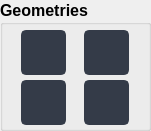
                   <widget class="QGroupBox" name="groupBox">
                    <property name="geometry">
                     <rect>
                      <x>10</x>
                      <y>10</y>
                      <width>151</width>
                      <height>131</height>
                     </rect>
                    </property>
                    <property name="minimumSize">
                     <size>
                      <width>151</width>
                      <height>131</height>
                     </size>
                    </property>
                    <property name="maximumSize">
                     <size>
                      <width>151</width>
                      <height>131</height>
                     </size>
                    </property>
                    <property name="font">
                     <font>
                      <pointsize>12</pointsize>
                      <bold>true</bold>
                     </font>
                    </property>
                    <property name="title">
                     <string notr="true">Geometries</string>
                    </property>
                    <layout class="QGridLayout" name="gridLayout">
                     <property name="leftMargin">
                      <number>2</number>
                     </property>
                     <property name="topMargin">
                      <number>0</number>
                     </property>
                     <property name="rightMargin">
                      <number>2</number>
                     </property>
                     <property name="bottomMargin">
                      <number>2</number>
                     </property>
                     <property name="spacing">
                      <number>2</number>
                     </property>
                     <item row="0" column="0">
                      <widget class="QPushButton" name="btn_create_point">
                       <property name="sizePolicy">
                        <sizepolicy hsizetype="Minimum" vsizetype="Preferred">
                         <horstretch>0</horstretch>
                         <verstretch>0</verstretch>
                        </sizepolicy>
                       </property>
                       <property name="minimumSize">
                        <size>
                         <width>45</width>
                         <height>45</height>
                        </size>
                       </property>
                       <property name="maximumSize">
                        <size>
                         <width>40</width>
                         <height>40</height>
                        </size>
                       </property>
                       <property name="toolTip">
                        <string>Point</string>
                       </property>
                       <property name="styleSheet">
                        <string notr="true">QPushButton {
	border: 2px solid rgb(52, 59, 72);
	border-radius: 5px;	
	background-color: rgb(52, 59, 72);
}
QPushButton:hover {
	background-color: rgb(57, 65, 80);
	border: 2px solid rgb(61, 70, 86);
}
QPushButton:pressed {	
	background-color: rgb(35, 40, 49);
	border: 2px solid rgb(43, 50, 61);
}</string>
                       </property>
                       <property name="text">
                        <string notr="true"/>
                       </property>
                       <property name="icon">
                        <iconset resource="files.qrc">
                         <normaloff>:/icons/icons/point.svg</normaloff>:/icons/icons/point.svg</iconset>
                       </property>
                       <property name="iconSize">
                        <size>
                         <width>45</width>
                         <height>45</height>
                        </size>
                       </property>
                       <attribute name="buttonGroup">
                        <string notr="true">buttonGroup_digitizing_geometric_operation</string>
                       </attribute>
                      </widget>
                     </item>
                     <item row="0" column="1">
                      <widget class="QPushButton" name="btn_create_line">
                       <property name="sizePolicy">
                        <sizepolicy hsizetype="Minimum" vsizetype="Preferred">
                         <horstretch>0</horstretch>
                         <verstretch>0</verstretch>
                        </sizepolicy>
                       </property>
                       <property name="minimumSize">
                        <size>
                         <width>45</width>
                         <height>45</height>
                        </size>
                       </property>
                       <property name="maximumSize">
                        <size>
                         <width>40</width>
                         <height>40</height>
                        </size>
                       </property>
                       <property name="toolTip">
                        <string>LineString</string>
                       </property>
                       <property name="styleSheet">
                        <string notr="true">QPushButton {
	border: 2px solid rgb(52, 59, 72);
	border-radius: 5px;	
	background-color: rgb(52, 59, 72);
}
QPushButton:hover {
	background-color: rgb(57, 65, 80);
	border: 2px solid rgb(61, 70, 86);
}
QPushButton:pressed {	
	background-color: rgb(35, 40, 49);
	border: 2px solid rgb(43, 50, 61);
}</string>
                       </property>
                       <property name="text">
                        <string notr="true"/>
                       </property>
                       <property name="icon">
                        <iconset resource="files.qrc">
                         <normaloff>:/icons/icons/linestring.svg</normaloff>:/icons/icons/linestring.svg</iconset>
                       </property>
                       <property name="iconSize">
                        <size>
                         <width>45</width>
                         <height>45</height>
                        </size>
                       </property>
                       <attribute name="buttonGroup">
                        <string notr="true">buttonGroup_digitizing_geometric_operation</string>
                       </attribute>
                      </widget>
                     </item>
                     <item row="1" column="0">
                      <widget class="QPushButton" name="btn_create_rectangle">
                       <property name="sizePolicy">
                        <sizepolicy hsizetype="Minimum" vsizetype="Preferred">
                         <horstretch>0</horstretch>
                         <verstretch>0</verstretch>
                        </sizepolicy>
                       </property>
                       <property name="minimumSize">
                        <size>
                         <width>45</width>
                         <height>45</height>
                        </size>
                       </property>
                       <property name="maximumSize">
                        <size>
                         <width>40</width>
                         <height>40</height>
                        </size>
                       </property>
                       <property name="toolTip">
                        <string>Rectangle</string>
                       </property>
                       <property name="layoutDirection">
                        <enum>Qt::LayoutDirection::LeftToRight</enum>
                       </property>
                       <property name="styleSheet">
                        <string notr="true">QPushButton {
	border: 2px solid rgb(52, 59, 72);
	border-radius: 5px;	
	background-color: rgb(52, 59, 72);
}
QPushButton:hover {
	background-color: rgb(57, 65, 80);
	border: 2px solid rgb(61, 70, 86);
}
QPushButton:pressed {	
	background-color: rgb(35, 40, 49);
	border: 2px solid rgb(43, 50, 61);
}</string>
                       </property>
                       <property name="text">
                        <string notr="true"/>
                       </property>
                       <property name="icon">
                        <iconset resource="files.qrc">
                         <normaloff>:/icons/icons/rectangle.svg</normaloff>:/icons/icons/rectangle.svg</iconset>
                       </property>
                       <property name="iconSize">
                        <size>
                         <width>45</width>
                         <height>45</height>
                        </size>
                       </property>
                       <attribute name="buttonGroup">
                        <string notr="true">buttonGroup_digitizing_geometric_operation</string>
                       </attribute>
                      </widget>
                     </item>
                     <item row="1" column="1">
                      <widget class="QPushButton" name="btn_create_polygon">
                       <property name="sizePolicy">
                        <sizepolicy hsizetype="Minimum" vsizetype="Preferred">
                         <horstretch>0</horstretch>
                         <verstretch>0</verstretch>
                        </sizepolicy>
                       </property>
                       <property name="minimumSize">
                        <size>
                         <width>45</width>
                         <height>45</height>
                        </size>
                       </property>
                       <property name="maximumSize">
                        <size>
                         <width>40</width>
                         <height>40</height>
                        </size>
                       </property>
                       <property name="toolTip">
                        <string>Polygon</string>
                       </property>
                       <property name="styleSheet">
                        <string notr="true">QPushButton {
	border: 2px solid rgb(52, 59, 72);
	border-radius: 5px;	
	background-color: rgb(52, 59, 72);
}
QPushButton:hover {
	background-color: rgb(57, 65, 80);
	border: 2px solid rgb(61, 70, 86);
}
QPushButton:pressed {	
	background-color: rgb(35, 40, 49);
	border: 2px solid rgb(43, 50, 61);
}</string>
                       </property>
                       <property name="text">
                        <string notr="true"/>
                       </property>
                       <property name="icon">
                        <iconset resource="files.qrc">
                         <normaloff>:/icons/icons/polygon.svg</normaloff>:/icons/icons/polygon.svg</iconset>
                       </property>
                       <property name="iconSize">
                        <size>
                         <width>45</width>
                         <height>45</height>
                        </size>
                       </property>
                       <attribute name="buttonGroup">
                        <string notr="true">buttonGroup_digitizing_geometric_operation</string>
                       </attribute>
                      </widget>
                     </item>
                    </layout>
                   </widget>
